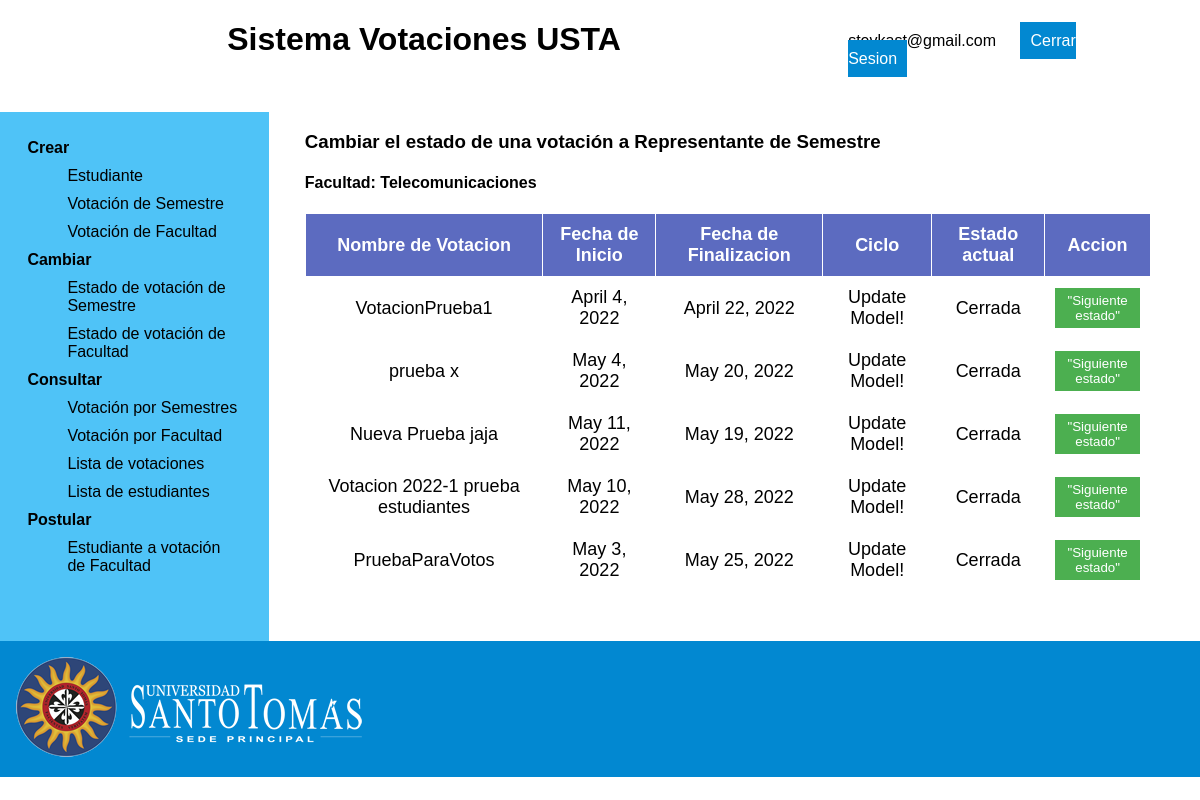
Page /changeCycleVotingStatus/ (signed in) on the committed database.
### app_votaciones/models.py (models this page shows, shortened)
class Facultad(models.Model):
    nombre = models.CharField(max_length=45,null=False)
    class Meta:
        app_label = 'app_votaciones'

class Votacion(models.Model):
    nombre = models.CharField(max_length=45)
    start_date = models.DateField(
                                auto_now=False,
	                            auto_now_add=False,
    )
    end_date = models.DateField(auto_now=False,
	                            auto_now_add=False,
                                )
    idTipo = models.ForeignKey(TipoVotacion,
                  related_name='votaciones',
                  null=False,
                  on_delete=models.PROTECT)
    idEstado = models.ForeignKey(EstadoVotacion,
                  related_name='votaciones',
                  null=False,
                  on_delete=models.PROTECT)
    idFacultad = models.ForeignKey(Facultad,
                  related_name='votaciones',
                  null=False,
                  on_delete=models.PROTECT)
    class Meta:
        app_label = 'app_votaciones'

### app_votaciones/views.py (the view)
# urls.py: path('changeCycleVotingStatus/', views.changeCycleVotingStatus, name='changeCycleVotingStatus'),
@login_required
def changeCycleVotingStatus(request):
    query = Votacion.objects.all()
    lista = list(query.values())
    fac = Facultad.objects.get(id=Decano.objects.get(id=request.user.id).idFacultad_id)
    contexto = {"votaciones":lista, "facultad":fac, "facultad_id":fac.id }
    return render(request, 'changeCycleVotingStatus.html',contexto)

### app_votaciones/templates/changeCycleVotingStatus.html (shortened to what this page needs)
{% extends "dean.html" %}
{% load static %}
{% block main %}
<h3>Cambiar el estado de una votación a Representante de Semestre</h3>
{% if facultad %}
  <h4> Facultad: {{ facultad.nombre }} </h4>
{% endif %}
<table>
  <thead>
    <tr>
      <th>Nombre de Votacion</th>
      <th>Fecha de Inicio</th>
      <th>Fecha de Finalizacion</th>
      <th>Ciclo</th>
      <th>Estado actual</th>
      <th>Accion</th>
    </tr>
  </thead>
  <tbody>
    {% if votaciones %}
    {% for votacion in votaciones %}
    {% if votacion.idTipo_id == 1 and facultad_id == votacion.idFacultad_id %}
    <tr>
      <td>{{votacion.nombre}}</td>
      <td>{{votacion.start_date}}</td>
      <td>{{votacion.end_date}}</td>
      <td>Update Model!</td>
      {% if votacion.idEstado_id == 1 %}
      <td> Postulación </td>
      {% elif votacion.idEstado_id == 2 %}
      <td> Votacion </td>
      {% else %}
      <td> Cerrada </td>
      {% endif %}
      <form action="{% url 'app:nextStatus' %}" method="post">
        <td><button type="submit" name='id' value={{votacion.id}}>"Siguiente estado"</button></td>
      </form>
    </tr>
    {% endif %}
    {% endfor %}
    {% endif %}
  </tbody>
</table>
{% endblock %}

### app_votaciones/templates/dean.html (shortened to what this page needs)
{% load static %}
<!DOCTYPE html>
<html lang="en">
<head>
  <link rel="stylesheet" href="{% static '/css/pages.css' %}" />
</head>
<body>
  <div class="grid-container">
    <div class="header">
      <h1>Sistema Votaciones USTA</h1>
    </div>
    <div class="logOut">
      <span>{{ request.user.email }}</span>
      <a href="{% url 'app:view_logout' %}">Cerrar Sesion</a>
    </div>
    <div class="menu">
      <dl>
        <dt>Crear</dt>
        <dd><a href="/createStudent">Estudiante</a></dd>
        <dd>
          <a href="/createCycleVoting"> Votación de Semestre </a>
        </dd>
        <dd>
          <a href="/createFacultyVoting"> Votación de Facultad </a>
        </dd>
        <dt>Cambiar</dt>
        <dd>
          <a href="/changeCycleVotingStatus">
            Estado de votación de Semestre
          </a>
        </dd>
        <dd>
          <a href="/changeFacultyVotingStatus">
            Estado de votación de Facultad
          </a>
        </dd>
        <dt>Consultar</dt>
        <dd>
          <a href="/consultCycleVoting"> Votación por Semestres </a>
        </dd>
        <dd>
          <a href="/consultFacultyVoting"> Votación por Facultad </a>
        </dd>
        <dd>
          <a href="/consultVotingListDean"> Lista de votaciones</a>
        </dd>
        <dd>
          <a href="/consultFacultyStudentList"> Lista de estudiantes </a>
        </dd>
        <dt>Postular</dt>
        <dd>
          <a href="/placeFacultyStudent">
            Estudiante a votación de Facultad
          </a>
        </dd>
      </dl>
    </div>
    <div class="main">{% block main%}{% endblock %}</div>
    <div class="footer">
      <img id="logoImg" src="{% static '/img/logo_usta_white.webp' %}" alt="logo USTA" />
    </div>
  </div>
</body>
</html>

### app_votaciones/static/css/pages.css (style rules this page uses)
* { font-family: Arial, Helvetica, sans-serif; }
body { padding: 0; margin: 0; width: 100%; }
.header { background: white; margin-bottom: 2em; text-align: center; grid-area: header; }
.logOut { top: 2em; right: 1em; margin: 2em 3em 0 0; background: white; grid-area: logOut; }
.menu { background: #4fc3f7; padding: 10%; text-align: center; grid-area: menu; width: 14em; }
.main { padding-left: 2em; margin: 5%; margin-top: 0; grid-area: main; }
.footer { background: #0288d1; grid-area: footer; }
.grid-container { display: grid; grid-template-areas: "header header header header header logOut" "menu main main main main main" "footer footer footer footer footer footer"; }
dl { text-align: left; margin: 0; padding: 0; }
dt { font-weight: bold; }
dt, dd { padding: 5px; }
a { text-decoration: none; color: #000; }
.logOut a { text-decoration: none; width: 100%; margin: 20px; padding: 10px; border: none; background: #0288d1; color: white; }
#logoImg { margin: 1em; }
table { border-collapse: collapse; border: 3px; }
th { background: #5c6bc0; color: white; font-weight: bold; }
td, th { padding: 10px; border: 1px solid white; text-align: center; font-size: 18px; }
button { width: 100%; margin: 20px 0px 0px 0px; padding: 10px 0px 10px 0px; border: none; background: #0288d1; color: white; }
td > button { background: #4caf50; margin: 0; padding: 5px 0px 5px 0px; }

### rows in the picture
Facultad: nombre "Telecomunicaciones"
Votacion: nombre "VotacionPrueba1", start_date "April 4, 2022", end_date "April 22, 2022", shows "Cerrada", {{ votacion.id }} 1 (drawn)
Votacion: nombre "prueba x", start_date "May 4, 2022", end_date "May 20, 2022", shows "Cerrada", {{ votacion.id }} 3 (drawn)
Votacion: nombre "Nueva Prueba jaja", start_date "May 11, 2022", end_date "May 19, 2022", shows "Cerrada", {{ votacion.id }} 5 (drawn)
Votacion: nombre "Votacion 2022-1 prueba estudiantes", start_date "May 10, 2022", end_date "May 28, 2022", shows "Cerrada", {{ votacion.id }} 8 (drawn)
Votacion: nombre "PruebaParaVotos", start_date "May 3, 2022", end_date "May 25, 2022", shows "Cerrada", {{ votacion.id }} 9 (drawn)

### other values in the picture
{{ request.user.email }} "stevkast@gmail.com"
